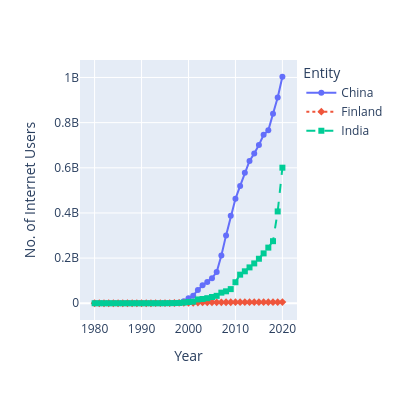

Write notebook code for a chart like this one.
### Code cell
px.line(
    data_frame=df_country, x='Year', y='No. of Internet Users', width=400, height=400, line_dash ='Entity', color='Entity', symbol='Entity'
)

### Figure 1 — Plotly figure (JSON) as saved in the notebook; plotly's stock layout.template omitted (floating-point values rounded to 4 significant figures)
{"data": [{"hovertemplate": "Entity=China<br>Year=%{x}<br>No. of Internet Users=%{y}<extra></extra>", "legendgroup": "China", "line": {"color": "#636efa", "dash": "solid"}, "marker": {"symbol": "circle"}, "mode": "lines+markers", "name": "China", "orientation": "v", "showlegend": true, "type": "scatter", "x": [1980, 1981, 1982, 1983, 1984, 1985, 1986, 1987, 1988, 1989, 1990, 1991, 1992, 1993, 1994, 1995, 1996, 1997, 1998, 1999, 2000, 2001, 2002, 2003, 2004, 2005, 2006, 2007, 2008, 2009, 2010, 2011, 2012, 2013, 2014, 2015, 2016, 2017, 2018, 2019, 2020], "xaxis": "x", "y": [0, 0, 0, 0, 0, 0, 0, 0, 0, 0, 0, 0, 0, 2017, 14102, 60356, 160682, 400984, 2101421, 8890827, 22449303, 33595872, 58867578, 79910145, 94667627, 111218923, 138178103, 211442115, 300617785, 387007303, 462429626, 519767537, 578056810, 630253951, 663505855, 701038864, 745805312, 765779840, 838905119, 911554782, 1003218650], "yaxis": "y"}, {"hovertemplate": "Entity=Finland<br>Year=%{x}<br>No. of Internet Users=%{y}<extra></extra>", "legendgroup": "Finland", "line": {"color": "#EF553B", "dash": "dot"}, "marker": {"symbol": "diamond"}, "mode": "lines+markers", "name": "Finland", "orientation": "v", "showlegend": true, "type": "scatter", "x": [1980, 1981, 1982, 1983, 1984, 1985, 1986, 1987, 1988, 1989, 1990, 1991, 1992, 1993, 1994, 1995, 1996, 1997, 1998, 1999, 2000, 2001, 2002, 2003, 2004, 2005, 2006, 2007, 2008, 2009, 2010, 2011, 2012, 2013, 2014, 2015, 2016, 2017, 2018, 2019, 2020], "xaxis": "x", "y": [0, 0, 0, 0, 0, 0, 0, 0, 0, 0, 20000, 70066, 95139, 130134, 250104, 710019, 859931, 1000165, 1311708, 1668203, 1928058, 2236309, 3246727, 3608432, 3784653, 3907273, 4195094, 4272207, 4445687, 4403987, 4660153, 4779848, 4865982, 4977352, 4725802, 4735464, 4819506, 4817916, 4902695, 4947707, 5096511], "yaxis": "y"}, {"hovertemplate": "Entity=India<br>Year=%{x}<br>No. of Internet Users=%{y}<extra></extra>", "legendgroup": "India", "line": {"color": "#00cc96", "dash": "dash"}, "marker": {"symbol": "square"}, "mode": "lines+markers", "name": "India", "orientation": "v", "showlegend": true, "type": "scatter", "x": [1980, 1981, 1982, 1983, 1984, 1985, 1986, 1987, 1988, 1989, 1990, 1991, 1992, 1993, 1994, 1995, 1996, 1997, 1998, 1999, 2000, 2001, 2002, 2003, 2004, 2005, 2006, 2007, 2008, 2009, 2010, 2011, 2012, 2013, 2014, 2015, 2016, 2017, 2018, 2019, 2020], "xaxis": "x", "y": [0, 0, 0, 0, 0, 0, 0, 0, 0, 0, 0, 0, 1010, 2021, 10110, 252920, 455593, 709331, 1420073, 2842899, 5589912, 7122787, 16890688, 18845094, 22454138, 27573640, 32890943, 46992826, 52854988, 62650376, 93046022, 126642456, 141468081, 158809242, 176478273, 197107112, 220874988, 246463630, 274913663, 406634942, 600446441], "yaxis": "y"}], "layout": {"height": 400, "legend": {"title": {"text": "Entity"}, "tracegroupgap": 0}, "margin": {"t": 60}, "width": 400, "xaxis": {"anchor": "y", "domain": [0, 1], "title": {"text": "Year"}}, "yaxis": {"anchor": "x", "domain": [0, 1], "title": {"text": "No. of Internet Users"}}}}
